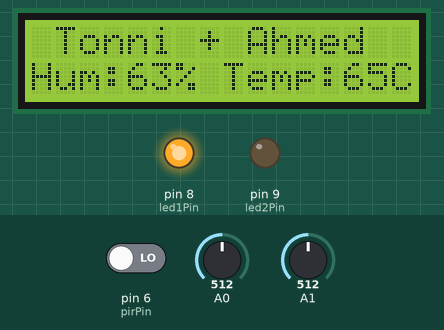
This sketch was run on a simulated Arduino Uno, built with avr-gcc and run on an emulated ATmega328P. On the bench: 16×2 character LCD, output pins drawn as LEDs (lit = HIGH). Inputs (shaded band) come from the test bench; at power-on: A0 = 512, A1 = 512, pin 6 (pirPin) LOW. What the sketch prints to the serial monitor is not drawn.

Above: at 2.2 s.
2.3 s: A0 set to 716
At 3.4 s:
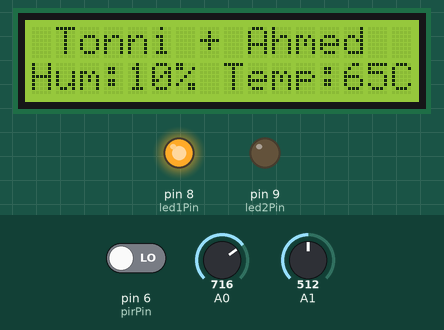
3.8 s: A1 set to 654
At 4.9 s:
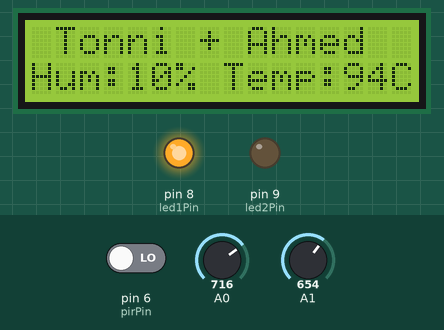
5.3 s: A1 set to 686
At 6.5 s:
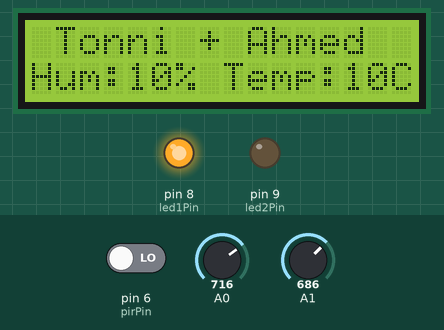
6.8 s: A0 set to 900
At 8.0 s:
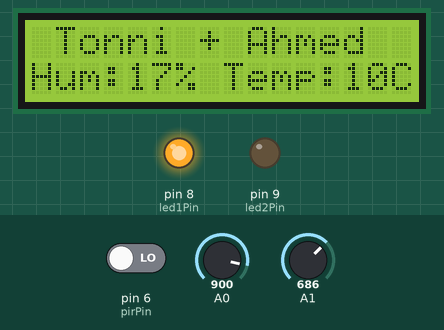
8.3 s: A1 set to 716
At 9.6 s:
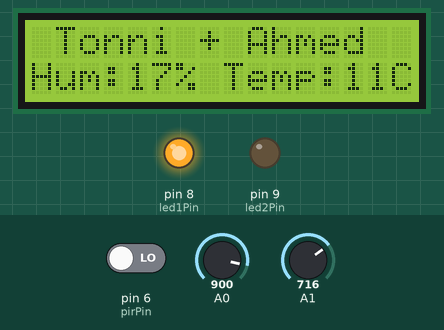
9.9 s: A0 set to 1023
At 11.4 s:
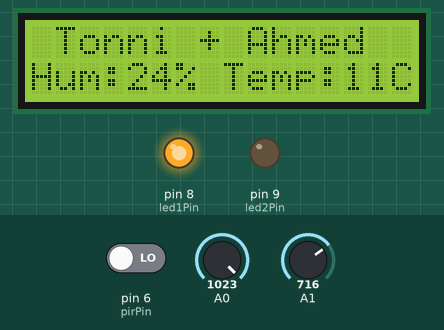
Timing chart, 0 to 12.4 s (numbered marks = the images above; inputs shaded):
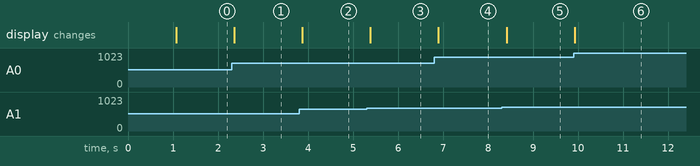

The sketch:

hsmir.ino
```cpp
#include <IRremote.h>

#include <LiquidCrystal.h>
#include <IRremote.h>

// use this option for OSX:
// char ctrlKey = KEY_LEFT_GUI;
// use this option for Windows and Linux:
// char ctrlKey = KEY_LEFT_CTRL;


LiquidCrystal lcd(12, 11, 2, 3, 4, 5);

float humidity;
float temperature;

int IRpin = 7;
IRrecv irrecv(IRpin);
decode_results results;

int pirPin = 6;
int led1Pin = 8;
int led2Pin = 9;

int pirState = 0;
int tubeState = 1;
int tubeClock = 0;
int delay1s = 100;
int maxDelay = 120*delay1s;

int switch1States = 0;
int switch2States = 0;
int switch3States = 0;
int switch4States = 0;
int switch5States = 0;


void setup(void) {
  Serial.begin(9600);
  irrecv.enableIRIn(); // Start the receiver
  lcd.begin(16, 2);
  //Keyboard.begin();
  pinMode(pirPin, INPUT);
  pinMode(led1Pin, OUTPUT);
  pinMode(led2Pin, OUTPUT);
  digitalWrite(pirPin, LOW);
  digitalWrite(led1Pin, HIGH);
  digitalWrite(led2Pin, LOW);
  delay(1000);
}

void loop(void) {

   if (irrecv.decode(&results))
    {

      irrecv.resume();   // Receive the next value
    }

    int motionState = digitalRead(pirPin);

    Serial.println(results.value);
    //results.value = 0;

    switch (results.value){
      case 948321248: //when you press the Forward button
       //statement
       digitalWrite(led1Pin, HIGH);
       if(switch1States==0){
          pirState = 1;
          switch1States=1;
       } else if(switch1States==1) {
          pirState = 0;
          switch1States=0;
       }
       results.value = 12345;
       delay(10);
       break;

       case 948321232: //when you press the Forward button
       if(switch2States==0){
          tubeState = 0;
          switch2States=1;
       } else if(switch2States==1) {
          tubeState = 1;
          switch2States=0;
       }
       results.value = 12345;
       delay(10);
       break;

       case 948321264: //when you press the Forward button
       if(switch2States==0){
          digitalWrite(led2Pin, LOW);
          switch2States=1;
       } else if(switch2States==1) {
         digitalWrite(led2Pin, HIGH);
          switch2States=0;
       }
       results.value = 12345;
       delay(10);
       break;

       default:
        results.value = 12345;
        Serial.println();
   }

     //Serial.print("PIR State: ");
     //Serial.println(pirState);

     if (pirState == 1) {
      if (motionState == HIGH) {
        digitalWrite(led1Pin, LOW);
      }
     }

     Serial.print("Motion State: ");
     Serial.println(motionState);
      if (tubeState == 1) {
       if (motionState == HIGH) {
        tubeClock = 0;
       }

      tubeClock = tubeClock + (delay1s/10);
      Serial.println(tubeClock);

      if (tubeClock >= maxDelay){
        digitalWrite(led2Pin, HIGH);
      } else {
        digitalWrite(led2Pin, LOW);
      }
     }


    float humValue = analogRead(A0);
    float humVoltage = ((humValue*5.0)/1023.0);
    humidity = (3.71*pow(humVoltage,3))-(20.65*pow(humVoltage,2))+(64.81*humVoltage)-27.44;

    ///Serial.print("Humidity: ");
    ///Serial.print(humidity);
    ///Serial.println(" %");
    //Serial.println(voltage);


    float tempValue = analogRead(A1);
    float tempVoltage = ((tempValue*5.0)/1023.0); // convert analog value to voltage
    //equation for temperature
    temperature = (5.26*pow(tempVoltage,3))-(27.34*pow(tempVoltage,2))+(68.87*tempVoltage)-17.81;

    ///Serial.print("Temperature: ");
    ///Serial.print(temperature);
    ///Serial.println("C");
    //Serial.println(tempVoltage);


    // Print a message to the LCD.
    lcd.setCursor(1,0);
    lcd.print("Tonni + Ahmed");
    //lcd.setCursor(9,0);
    //lcd.print(humidity);
    //lcd.setCursor(15,0);
    //lcd.print("%");

    lcd.setCursor(0,1);
    lcd.print("Hum:");
    lcd.print(humidity);
    lcd.setCursor(6,1);
    lcd.print("% ");
    lcd.setCursor(8,1);
    lcd.print("Temp:");
    lcd.print(temperature);
    lcd.setCursor(15,1);
    lcd.print("C");
    delay(delay1s);
}
```

Measured:
- after the input at 2.3 s, the display: changes after 0.06 s (image 1)
- after the input at 3.8 s, the display: changes after 0.07 s (image 2)
- after the input at 5.3 s, the display: changes after 0.09 s (image 3)
- after the input at 6.8 s, the display: changes after 0.10 s (image 4)
- after the input at 8.3 s, the display: changes after 0.11 s (image 5)
- after the input at 9.9 s, the display: changes at once (image 6)
